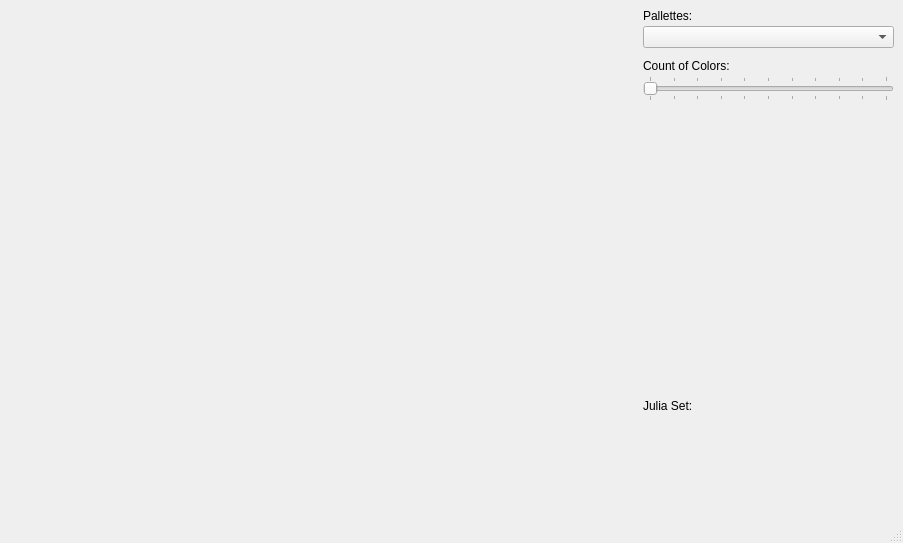
<?xml version="1.0" encoding="UTF-8"?>
<ui version="4.0">
 <class>MainWindow</class>
 <widget class="QMainWindow" name="MainWindow">
  <property name="geometry">
   <rect>
    <x>0</x>
    <y>0</y>
    <width>903</width>
    <height>543</height>
   </rect>
  </property>
  <property name="windowTitle">
   <string>Mandelbrot Demo</string>
  </property>
  <widget class="QWidget" name="centralwidget">
   <property name="minimumSize">
    <size>
     <width>0</width>
     <height>0</height>
    </size>
   </property>
   <property name="maximumSize">
    <size>
     <width>16777215</width>
     <height>16777215</height>
    </size>
   </property>
   <layout class="QGridLayout" name="gridLayout" columnstretch="5,2">
    <item row="0" column="0" rowspan="2">
     <widget class="MandelBrotView" name="gvMandel" native="true"/>
    </item>
    <item row="0" column="1" rowspan="2">
     <layout class="QVBoxLayout" name="verticalLayout" stretch="0,0,0,0">
      <item>
       <layout class="QVBoxLayout" name="vlPalette">
        <property name="spacing">
         <number>3</number>
        </property>
        <item>
         <widget class="QLabel" name="lblPalette">
          <property name="maximumSize">
           <size>
            <width>16777215</width>
            <height>30</height>
           </size>
          </property>
          <property name="text">
           <string>Pallettes:</string>
          </property>
          <property name="alignment">
           <set>Qt::AlignBottom|Qt::AlignLeading|Qt::AlignLeft</set>
          </property>
          <property name="margin">
           <number>5</number>
          </property>
         </widget>
        </item>
        <item>
         <widget class="QComboBox" name="cbPalette"/>
        </item>
       </layout>
      </item>
      <item>
       <layout class="QVBoxLayout" name="vlCount">
        <property name="spacing">
         <number>3</number>
        </property>
        <property name="topMargin">
         <number>5</number>
        </property>
        <item>
         <widget class="QLabel" name="lblCount">
          <property name="maximumSize">
           <size>
            <width>16777215</width>
            <height>30</height>
           </size>
          </property>
          <property name="text">
           <string>Count of Colors:</string>
          </property>
         </widget>
        </item>
        <item>
         <widget class="CustomSlider" name="hsCount">
          <property name="minimum">
           <number>50</number>
          </property>
          <property name="maximum">
           <number>250</number>
          </property>
          <property name="orientation">
           <enum>Qt::Horizontal</enum>
          </property>
          <property name="tickPosition">
           <enum>QSlider::TicksBothSides</enum>
          </property>
          <property name="tickInterval">
           <number>20</number>
          </property>
         </widget>
        </item>
       </layout>
      </item>
      <item>
       <spacer name="verticalSpacer">
        <property name="orientation">
         <enum>Qt::Vertical</enum>
        </property>
        <property name="sizeHint" stdset="0">
         <size>
          <width>20</width>
          <height>40</height>
         </size>
        </property>
       </spacer>
      </item>
      <item>
       <layout class="QVBoxLayout" name="vlJulia">
        <item>
         <widget class="QLabel" name="lblJulia">
          <property name="minimumSize">
           <size>
            <width>200</width>
            <height>200</height>
           </size>
          </property>
          <property name="text">
           <string>Julia Set:</string>
          </property>
         </widget>
        </item>
        <item>
         <widget class="MandelBrotView" name="gvJulia" native="true"/>
        </item>
       </layout>
      </item>
     </layout>
    </item>
   </layout>
  </widget>
  <widget class="QStatusBar" name="sBar"/>
 </widget>
 <customwidgets>
  <customwidget>
   <class>MandelBrotView</class>
   <extends>QWidget</extends>
   <header location="global">mandelbrotview.h</header>
  </customwidget>
  <customwidget>
   <class>CustomSlider</class>
   <extends>QSlider</extends>
   <header>custom_ctrl/customslider.h</header>
  </customwidget>
 </customwidgets>
 <tabstops>
  <tabstop>gvMandel</tabstop>
  <tabstop>cbPalette</tabstop>
  <tabstop>hsCount</tabstop>
  <tabstop>gvJulia</tabstop>
 </tabstops>
 <resources/>
 <connections>
  <connection>
   <sender>cbPalette</sender>
   <signal>currentIndexChanged(int)</signal>
   <receiver>MainWindow</receiver>
   <slot>onChangedPalette(int)</slot>
   <hints>
    <hint type="sourcelabel">
     <x>783</x>
     <y>47</y>
    </hint>
    <hint type="destinationlabel">
     <x>451</x>
     <y>271</y>
    </hint>
   </hints>
  </connection>
  <connection>
   <sender>hsCount</sender>
   <signal>valueChanged(int)</signal>
   <receiver>MainWindow</receiver>
   <slot>onChangedCount(int)</slot>
   <hints>
    <hint type="sourcelabel">
     <x>836</x>
     <y>100</y>
    </hint>
    <hint type="destinationlabel">
     <x>895</x>
     <y>272</y>
    </hint>
   </hints>
  </connection>
 </connections>
 <slots>
  <slot>onChangedPalette(int)</slot>
  <slot>onChangedCount(int)</slot>
 </slots>
</ui>
